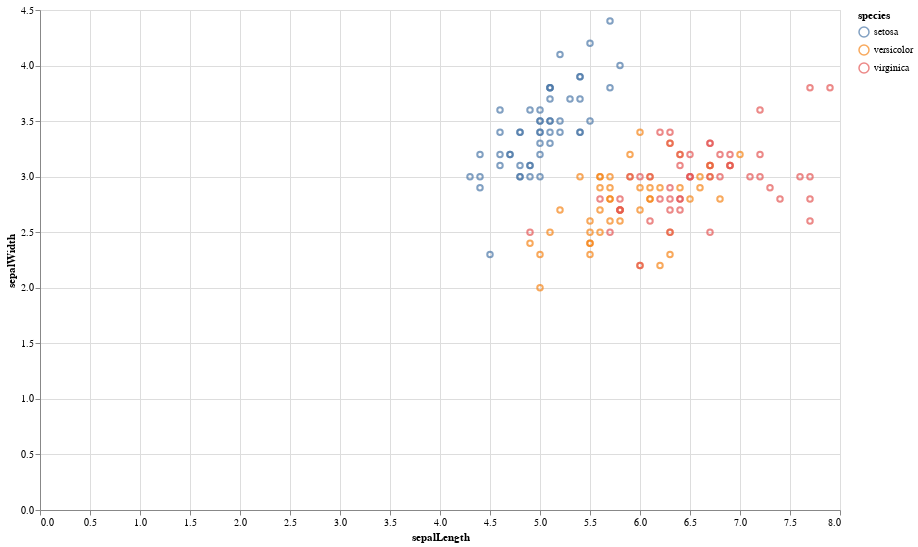

The notebook cell saved with this chart:
### Code cell
alt.Chart(iris).mark_point().encode(
    x='sepalLength',
    y='sepalWidth',
    color = 'species',
    tooltip=['sepalLength', 'sepalWidth', 'petalLength', 'petalWidth']
).interactive().properties(
    width=800,
    height=500
)

### Figure 1 — Vega-Lite specification as saved in the notebook (floating-point values rounded to 4 significant figures; data arrays with more than 128 entries replaced by an {"elided": "..."} marker saying what was removed)
{"config": {"view": {"continuousWidth": 300, "continuousHeight": 300}}, "data": {"name": "data-5492ad92962bad06c6c3f4c2fd78919a"}, "mark": {"type": "point"}, "encoding": {"color": {"field": "species", "type": "nominal"}, "tooltip": [{"field": "sepalLength", "type": "quantitative"}, {"field": "sepalWidth", "type": "quantitative"}, {"field": "petalLength", "type": "quantitative"}, {"field": "petalWidth", "type": "quantitative"}], "x": {"field": "sepalLength", "type": "quantitative"}, "y": {"field": "sepalWidth", "type": "quantitative"}}, "height": 500, "params": [{"name": "param_6", "select": {"type": "interval", "encodings": ["x", "y"]}, "bind": "scales"}], "width": 800, "$schema": "https://vega.github.io/schema/vega-lite/v5.17.0.json", "datasets": {"data-5492ad92962bad06c6c3f4c2fd78919a": {"elided": "150 records"}}}
